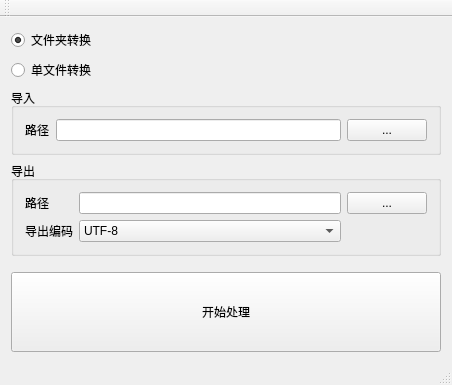
<?xml version="1.0" encoding="UTF-8"?>
<ui version="4.0">
 <class>MainWindow</class>
 <widget class="QMainWindow" name="MainWindow">
  <property name="geometry">
   <rect>
    <x>0</x>
    <y>0</y>
    <width>452</width>
    <height>385</height>
   </rect>
  </property>
  <property name="windowTitle">
   <string>FileConvert</string>
  </property>
  <widget class="QWidget" name="centralWidget">
   <layout class="QVBoxLayout" name="verticalLayout">
    <item>
     <widget class="QRadioButton" name="radioButton">
      <property name="text">
       <string>文件夹转换</string>
      </property>
      <property name="checked">
       <bool>true</bool>
      </property>
     </widget>
    </item>
    <item>
     <widget class="QRadioButton" name="radioButton_2">
      <property name="text">
       <string>单文件转换</string>
      </property>
     </widget>
    </item>
    <item>
     <widget class="QGroupBox" name="groupBox_2">
      <property name="title">
       <string>导入</string>
      </property>
      <layout class="QGridLayout" name="gridLayout">
       <item row="0" column="2">
        <widget class="QPushButton" name="pushButton">
         <property name="text">
          <string>...</string>
         </property>
        </widget>
       </item>
       <item row="0" column="1">
        <widget class="QLineEdit" name="lineEdit"/>
       </item>
       <item row="0" column="0">
        <widget class="QLabel" name="label_3">
         <property name="text">
          <string>路径</string>
         </property>
        </widget>
       </item>
      </layout>
     </widget>
    </item>
    <item>
     <widget class="QGroupBox" name="groupBox">
      <property name="title">
       <string>导出</string>
      </property>
      <layout class="QGridLayout" name="gridLayout_2">
       <item row="1" column="0">
        <widget class="QLabel" name="label_4">
         <property name="text">
          <string>路径</string>
         </property>
        </widget>
       </item>
       <item row="2" column="0">
        <widget class="QLabel" name="label_2">
         <property name="text">
          <string>导出编码</string>
         </property>
        </widget>
       </item>
       <item row="1" column="3">
        <widget class="QPushButton" name="pushButton_3">
         <property name="text">
          <string>...</string>
         </property>
        </widget>
       </item>
       <item row="2" column="1">
        <widget class="QComboBox" name="comboBox_2">
         <item>
          <property name="text">
           <string>UTF-8</string>
          </property>
         </item>
         <item>
          <property name="text">
           <string>UTF-16LE</string>
          </property>
         </item>
         <item>
          <property name="text">
           <string>GB18030</string>
          </property>
         </item>
         <item>
          <property name="text">
           <string>Shift-JIS</string>
          </property>
         </item>
         <item>
          <property name="text">
           <string>Big5</string>
          </property>
         </item>
         <item>
          <property name="text">
           <string>Big5-HKSCS</string>
          </property>
         </item>
         <item>
          <property name="text">
           <string>CP949</string>
          </property>
         </item>
         <item>
          <property name="text">
           <string>EUC-JP</string>
          </property>
         </item>
         <item>
          <property name="text">
           <string>EUC-KR</string>
          </property>
         </item>
         <item>
          <property name="text">
           <string>HP-ROMAN8</string>
          </property>
         </item>
         <item>
          <property name="text">
           <string>IBM 850</string>
          </property>
         </item>
         <item>
          <property name="text">
           <string>IBM 866</string>
          </property>
         </item>
         <item>
          <property name="text">
           <string>IBM 874</string>
          </property>
         </item>
         <item>
          <property name="text">
           <string>ISO 2022-JP</string>
          </property>
         </item>
         <item>
          <property name="text">
           <string>KOI8-R</string>
          </property>
         </item>
         <item>
          <property name="text">
           <string>KOI8-U</string>
          </property>
         </item>
         <item>
          <property name="text">
           <string>Macintosh</string>
          </property>
         </item>
         <item>
          <property name="text">
           <string>TIS-620</string>
          </property>
         </item>
         <item>
          <property name="text">
           <string>TSCII</string>
          </property>
         </item>
         <item>
          <property name="text">
           <string>UTF-16BE</string>
          </property>
         </item>
         <item>
          <property name="text">
           <string>UTF-32BE</string>
          </property>
         </item>
         <item>
          <property name="text">
           <string>UTF-32LE</string>
          </property>
         </item>
        </widget>
       </item>
       <item row="1" column="1">
        <widget class="QLineEdit" name="lineEdit_2"/>
       </item>
      </layout>
     </widget>
    </item>
    <item>
     <spacer name="verticalSpacer">
      <property name="orientation">
       <enum>Qt::Vertical</enum>
      </property>
      <property name="sizeHint" stdset="0">
       <size>
        <width>20</width>
        <height>40</height>
       </size>
      </property>
     </spacer>
    </item>
    <item>
     <widget class="QPushButton" name="pushButton_2">
      <property name="minimumSize">
       <size>
        <width>0</width>
        <height>80</height>
       </size>
      </property>
      <property name="text">
       <string>开始处理</string>
      </property>
     </widget>
    </item>
   </layout>
  </widget>
  <widget class="QMenuBar" name="menuBar">
   <property name="geometry">
    <rect>
     <x>0</x>
     <y>0</y>
     <width>452</width>
     <height>22</height>
    </rect>
   </property>
  </widget>
  <widget class="QToolBar" name="mainToolBar">
   <attribute name="toolBarArea">
    <enum>TopToolBarArea</enum>
   </attribute>
   <attribute name="toolBarBreak">
    <bool>false</bool>
   </attribute>
  </widget>
  <widget class="QStatusBar" name="statusBar"/>
 </widget>
 <layoutdefault spacing="6" margin="11"/>
 <resources/>
 <connections/>
</ui>
